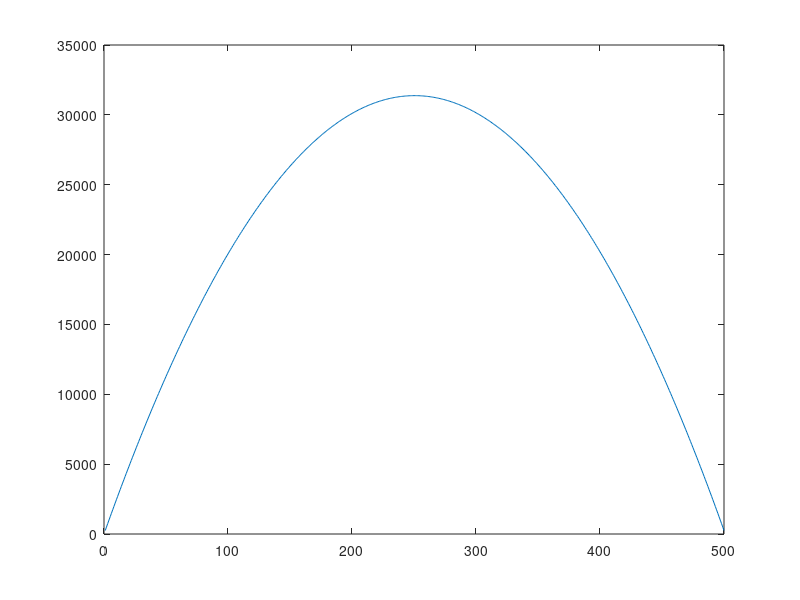

The MATLAB source for this figure:
% Generate A
n=500;
A=full(gallery('tridiag',n,-1,2,-1));

% Generate b
b=ones(n,1);

% Cholesky decomposition of A.
% Lower triangular part of A is overwritten by L.
for k=1:n
     %%%%%
     % Insert your lines
     if k == 1
        A(k,k) = A(k,k)^(1/2);
        A(k+1 , k) = A(k+1, k ) / A(k,k) ;
     
     elseif k == n
         A(k,k) = (A(k,k) - A(k,k-1)^2)^(1/2);
     
     else
        A(k,k) = (A(k,k) - (A(k, k-1))^2)^(1/2);
        A(k+1,k) = A(k+1,k) / A(k,k);
     end
     
     
     %%%%%
end

%disp(A)

% Forward substitution
% b is overwritten by the solution
for i=1:n
    %%%%%
    % Insert your lines
    if i == 1
        b(i) = b(i) / A(i,i);
    else
        b(i) = (b(i) - A(i, i-1)*b(i-1)) / A(i,i) ;
    end
    
    %%%%%
end

% Back substitution
% b is overwritten by the solution
A = transpose(A);
for i=n:-1:1
    %%%%%
    % Insert your lines
    if i == n
        b(i) = b(i)/ A(i,i);
    else
        b(i) = (b(i) - b(i+1)* A(i,i+1)) / A(i,i);
    end
    
    %%%%%
end

% plot the solution
%disp(b)
plot(b);